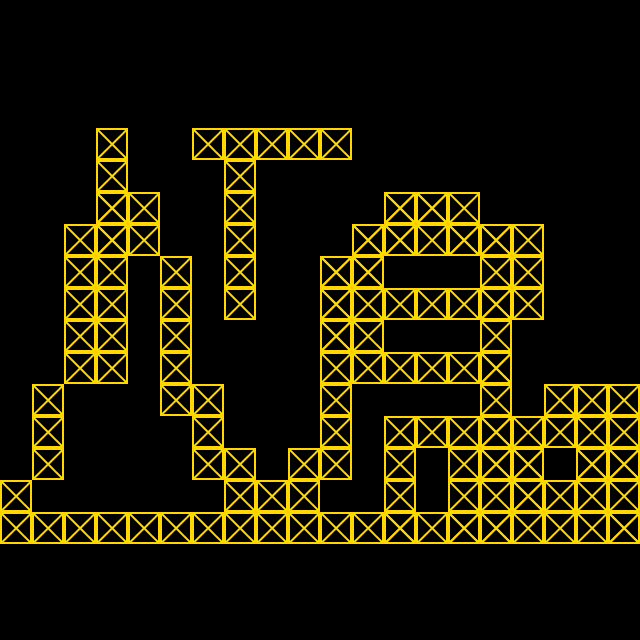

Below is a game level as drawn by its tile map, then a one-line description and the .tmx that defines it (tile-layer data replaced by summaries):
An orthogonal 20x20 tile map with 32x32 px tiles, 2 tile layers (segment, items).

<map version="1.0" orientation="orthogonal" renderorder="right-down" width="20" height="20" tilewidth="32" tileheight="32" nextobjectid="1">
 <tileset firstgid="1" name="tileset" tilewidth="32" tileheight="32">
  <image source="tileset.png" width="512" height="512" />
 </tileset>
 <layer name="segment" width="20" height="20">
  <data>[400 cells, 76 non-empty, 1 distinct tile ids]</data>
 </layer>
 <layer name="items" width="20" height="20">
  <data>[400 cells, 67 non-empty, 1 distinct tile ids]</data>
 </layer>
</map>
